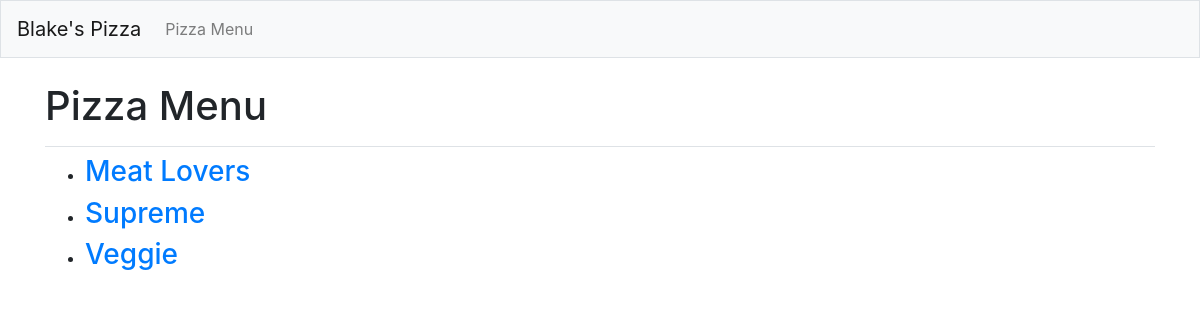
Page /pizzas on the earlier database version.
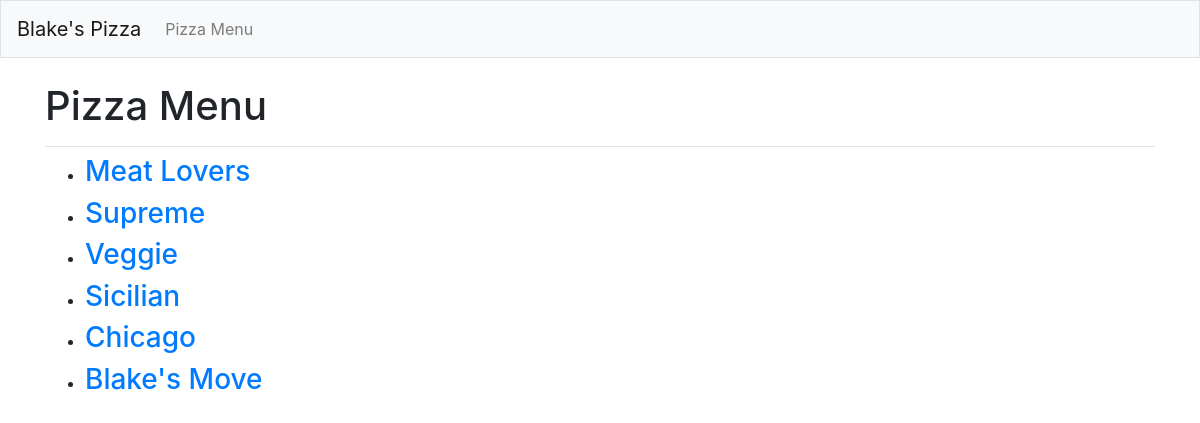
Same page on the later database version.
### pizzas/models.py (models this page shows)
class Pizza(models.Model):
    pizza_name = models.CharField(max_length=20)
    date_added = models.DateTimeField(auto_now_add=True)
    def __str__(self):
        return self.pizza_name

### pizzas/views.py (the view)
# urls.py: path('',include('pizzas.urls')),
def pizzas(request):
    pizzas = Pizza.objects.all()
    context = {'pizzas':pizzas}
    return render(request,'pizzas/pizzas.html', context)

### pizzas/templates/pizzas/pizzas.html (shortened to what this page needs)
{% extends "pizzas/base.html" %}
{% block}
{% block page_header %}
<h1>Pizza Menu</h1>
{% endblock page_header %}
{% block content %}
<ul>
    {% for p in pizzas %}
    <li>
        <h3>
            <a href="{% url 'pizzas:pizza' p.id %}">{{ p }} </a>
        </h3>
    </li>
    {% empty %}
    <li>No Pizzas have been added yet.</li>
    {% endfor %}
</ul>
{% endblock content %}

### pizzas/templates/pizzas/base.html (shortened to what this page needs)
{% load bootstrap4 %}
<!doctype html>
<html lang="en">
<head>
    {% bootstrap_css %}
</head>
<body>
    <nav class="navbar navbar-expand-md navbar-light bg-light mb-4 border">
        <a class="navbar-brand" href="{% url 'pizzas:index' %}">Blake's Pizza</a>
        <div class="collapse navbar-collapse" id="navbarCollapse">
            <ul class="navbar-nav mr-auto">
                <li class="nav-item">
                    <a class="nav-link" href="{% url 'pizzas:pizzas' %}">
                        Pizza Menu</a>
                </li>
            </ul>
        </div>
    </nav>
    <main role="main" class="container">
        <div class="pb-2 mb-2 border-bottom">
            {% block page_header %}{% endblock page_header %}
        </div>
        <div>
            {% block content %}{% endblock content %}
        </div>
    </main>
</body>
</html>

### pizzas/templates/pizzas/pizzas.html (style rules this page uses)
body { background-image: url('https://www.pixelstalk.net/wp-content/uploads/2016/06/Light-Blue-HD-Backgrounds-Free-Download.jpg') }

Differences in the rows shown:
added Pizza: pizza_name "Sicilian"
added Pizza: pizza_name "Chicago"
added Pizza: pizza_name "Blake's Move"
